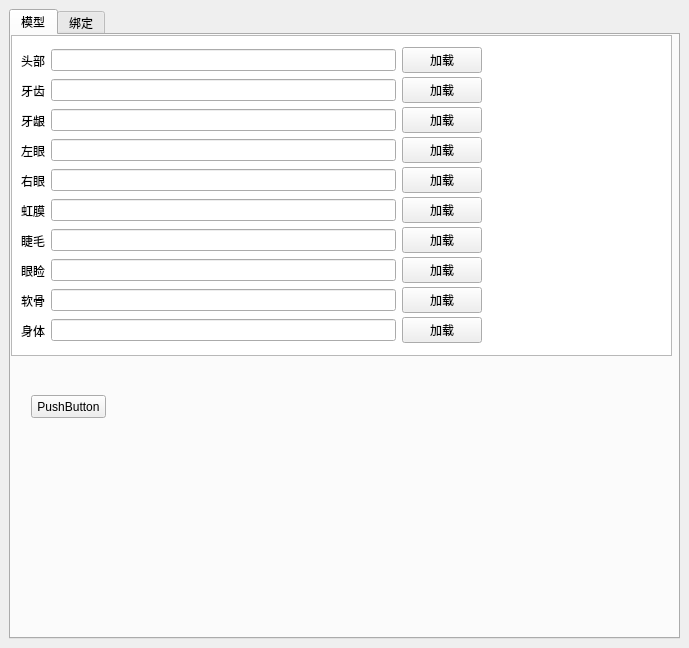
<?xml version="1.0" encoding="UTF-8"?>
<ui version="4.0">
 <class>Form</class>
 <widget class="QWidget" name="Form">
  <property name="geometry">
   <rect>
    <x>0</x>
    <y>0</y>
    <width>689</width>
    <height>648</height>
   </rect>
  </property>
  <property name="windowTitle">
   <string>Form</string>
  </property>
  <layout class="QVBoxLayout" name="verticalLayout">
   <property name="leftMargin">
    <number>0</number>
   </property>
   <property name="topMargin">
    <number>0</number>
   </property>
   <property name="rightMargin">
    <number>0</number>
   </property>
   <property name="bottomMargin">
    <number>0</number>
   </property>
   <item>
    <widget class="QWidget" name="widget" native="true">
     <layout class="QVBoxLayout" name="verticalLayout_2">
      <item>
       <widget class="QTabWidget" name="tabWidget">
        <property name="currentIndex">
         <number>0</number>
        </property>
        <widget class="QWidget" name="tab">
         <attribute name="title">
          <string>模型</string>
         </attribute>
         <widget class="QListView" name="listView">
          <property name="geometry">
           <rect>
            <x>0</x>
            <y>0</y>
            <width>661</width>
            <height>321</height>
           </rect>
          </property>
         </widget>
         <widget class="QWidget" name="widget_2" native="true">
          <property name="geometry">
           <rect>
            <x>10</x>
            <y>10</y>
            <width>461</width>
            <height>31</height>
           </rect>
          </property>
          <layout class="QHBoxLayout" name="horizontalLayout">
           <property name="spacing">
            <number>6</number>
           </property>
           <property name="leftMargin">
            <number>0</number>
           </property>
           <property name="topMargin">
            <number>0</number>
           </property>
           <property name="rightMargin">
            <number>0</number>
           </property>
           <property name="bottomMargin">
            <number>0</number>
           </property>
           <item>
            <widget class="QLabel" name="label">
             <property name="text">
              <string>头部</string>
             </property>
            </widget>
           </item>
           <item>
            <widget class="QLineEdit" name="lineEdit"/>
           </item>
           <item>
            <widget class="QPushButton" name="pushButton">
             <property name="text">
              <string>加载</string>
             </property>
            </widget>
           </item>
          </layout>
         </widget>
         <widget class="QWidget" name="widget_3" native="true">
          <property name="geometry">
           <rect>
            <x>10</x>
            <y>40</y>
            <width>461</width>
            <height>31</height>
           </rect>
          </property>
          <layout class="QHBoxLayout" name="horizontalLayout_2">
           <property name="spacing">
            <number>6</number>
           </property>
           <property name="leftMargin">
            <number>0</number>
           </property>
           <property name="topMargin">
            <number>0</number>
           </property>
           <property name="rightMargin">
            <number>0</number>
           </property>
           <property name="bottomMargin">
            <number>0</number>
           </property>
           <item>
            <widget class="QLabel" name="label_2">
             <property name="text">
              <string>牙齿</string>
             </property>
            </widget>
           </item>
           <item>
            <widget class="QLineEdit" name="lineEdit_2"/>
           </item>
           <item>
            <widget class="QPushButton" name="pushButton_2">
             <property name="text">
              <string>加载</string>
             </property>
            </widget>
           </item>
          </layout>
         </widget>
         <widget class="QWidget" name="widget_4" native="true">
          <property name="geometry">
           <rect>
            <x>10</x>
            <y>70</y>
            <width>461</width>
            <height>31</height>
           </rect>
          </property>
          <layout class="QHBoxLayout" name="horizontalLayout_3">
           <property name="spacing">
            <number>6</number>
           </property>
           <property name="leftMargin">
            <number>0</number>
           </property>
           <property name="topMargin">
            <number>0</number>
           </property>
           <property name="rightMargin">
            <number>0</number>
           </property>
           <property name="bottomMargin">
            <number>0</number>
           </property>
           <item>
            <widget class="QLabel" name="label_3">
             <property name="text">
              <string>牙龈</string>
             </property>
            </widget>
           </item>
           <item>
            <widget class="QLineEdit" name="lineEdit_3"/>
           </item>
           <item>
            <widget class="QPushButton" name="pushButton_3">
             <property name="text">
              <string>加载</string>
             </property>
            </widget>
           </item>
          </layout>
         </widget>
         <widget class="QWidget" name="widget_5" native="true">
          <property name="geometry">
           <rect>
            <x>10</x>
            <y>100</y>
            <width>461</width>
            <height>31</height>
           </rect>
          </property>
          <layout class="QHBoxLayout" name="horizontalLayout_4">
           <property name="spacing">
            <number>6</number>
           </property>
           <property name="leftMargin">
            <number>0</number>
           </property>
           <property name="topMargin">
            <number>0</number>
           </property>
           <property name="rightMargin">
            <number>0</number>
           </property>
           <property name="bottomMargin">
            <number>0</number>
           </property>
           <item>
            <widget class="QLabel" name="label_4">
             <property name="text">
              <string>左眼</string>
             </property>
            </widget>
           </item>
           <item>
            <widget class="QLineEdit" name="lineEdit_4"/>
           </item>
           <item>
            <widget class="QPushButton" name="pushButton_4">
             <property name="text">
              <string>加载</string>
             </property>
            </widget>
           </item>
          </layout>
         </widget>
         <widget class="QWidget" name="widget_6" native="true">
          <property name="geometry">
           <rect>
            <x>10</x>
            <y>130</y>
            <width>461</width>
            <height>31</height>
           </rect>
          </property>
          <layout class="QHBoxLayout" name="horizontalLayout_5">
           <property name="spacing">
            <number>6</number>
           </property>
           <property name="leftMargin">
            <number>0</number>
           </property>
           <property name="topMargin">
            <number>0</number>
           </property>
           <property name="rightMargin">
            <number>0</number>
           </property>
           <property name="bottomMargin">
            <number>0</number>
           </property>
           <item>
            <widget class="QLabel" name="label_5">
             <property name="text">
              <string>右眼</string>
             </property>
            </widget>
           </item>
           <item>
            <widget class="QLineEdit" name="lineEdit_5"/>
           </item>
           <item>
            <widget class="QPushButton" name="pushButton_5">
             <property name="text">
              <string>加载</string>
             </property>
            </widget>
           </item>
          </layout>
         </widget>
         <widget class="QWidget" name="widget_7" native="true">
          <property name="geometry">
           <rect>
            <x>10</x>
            <y>160</y>
            <width>461</width>
            <height>31</height>
           </rect>
          </property>
          <layout class="QHBoxLayout" name="horizontalLayout_6">
           <property name="spacing">
            <number>6</number>
           </property>
           <property name="leftMargin">
            <number>0</number>
           </property>
           <property name="topMargin">
            <number>0</number>
           </property>
           <property name="rightMargin">
            <number>0</number>
           </property>
           <property name="bottomMargin">
            <number>0</number>
           </property>
           <item>
            <widget class="QLabel" name="label_6">
             <property name="text">
              <string>虹膜</string>
             </property>
            </widget>
           </item>
           <item>
            <widget class="QLineEdit" name="lineEdit_6"/>
           </item>
           <item>
            <widget class="QPushButton" name="pushButton_6">
             <property name="text">
              <string>加载</string>
             </property>
            </widget>
           </item>
          </layout>
         </widget>
         <widget class="QWidget" name="widget_12" native="true">
          <property name="geometry">
           <rect>
            <x>10</x>
            <y>190</y>
            <width>461</width>
            <height>31</height>
           </rect>
          </property>
          <layout class="QHBoxLayout" name="horizontalLayout_7">
           <property name="spacing">
            <number>6</number>
           </property>
           <property name="leftMargin">
            <number>0</number>
           </property>
           <property name="topMargin">
            <number>0</number>
           </property>
           <property name="rightMargin">
            <number>0</number>
           </property>
           <property name="bottomMargin">
            <number>0</number>
           </property>
           <item>
            <widget class="QLabel" name="label_9">
             <property name="text">
              <string>睫毛</string>
             </property>
            </widget>
           </item>
           <item>
            <widget class="QLineEdit" name="lineEdit_7"/>
           </item>
           <item>
            <widget class="QPushButton" name="pushButton_7">
             <property name="text">
              <string>加载</string>
             </property>
            </widget>
           </item>
          </layout>
         </widget>
         <widget class="QWidget" name="widget_13" native="true">
          <property name="geometry">
           <rect>
            <x>10</x>
            <y>220</y>
            <width>461</width>
            <height>31</height>
           </rect>
          </property>
          <layout class="QHBoxLayout" name="horizontalLayout_8">
           <property name="spacing">
            <number>6</number>
           </property>
           <property name="leftMargin">
            <number>0</number>
           </property>
           <property name="topMargin">
            <number>0</number>
           </property>
           <property name="rightMargin">
            <number>0</number>
           </property>
           <property name="bottomMargin">
            <number>0</number>
           </property>
           <item>
            <widget class="QLabel" name="label_10">
             <property name="text">
              <string>眼睑</string>
             </property>
            </widget>
           </item>
           <item>
            <widget class="QLineEdit" name="lineEdit_8"/>
           </item>
           <item>
            <widget class="QPushButton" name="pushButton_8">
             <property name="text">
              <string>加载</string>
             </property>
            </widget>
           </item>
          </layout>
         </widget>
         <widget class="QWidget" name="widget_14" native="true">
          <property name="geometry">
           <rect>
            <x>10</x>
            <y>250</y>
            <width>461</width>
            <height>31</height>
           </rect>
          </property>
          <layout class="QHBoxLayout" name="horizontalLayout_9">
           <property name="spacing">
            <number>6</number>
           </property>
           <property name="leftMargin">
            <number>0</number>
           </property>
           <property name="topMargin">
            <number>0</number>
           </property>
           <property name="rightMargin">
            <number>0</number>
           </property>
           <property name="bottomMargin">
            <number>0</number>
           </property>
           <item>
            <widget class="QLabel" name="label_11">
             <property name="text">
              <string>软骨</string>
             </property>
            </widget>
           </item>
           <item>
            <widget class="QLineEdit" name="lineEdit_9"/>
           </item>
           <item>
            <widget class="QPushButton" name="pushButton_9">
             <property name="text">
              <string>加载</string>
             </property>
            </widget>
           </item>
          </layout>
         </widget>
         <widget class="QWidget" name="widget_15" native="true">
          <property name="geometry">
           <rect>
            <x>10</x>
            <y>280</y>
            <width>461</width>
            <height>31</height>
           </rect>
          </property>
          <layout class="QHBoxLayout" name="horizontalLayout_10">
           <property name="spacing">
            <number>6</number>
           </property>
           <property name="leftMargin">
            <number>0</number>
           </property>
           <property name="topMargin">
            <number>0</number>
           </property>
           <property name="rightMargin">
            <number>0</number>
           </property>
           <property name="bottomMargin">
            <number>0</number>
           </property>
           <item>
            <widget class="QLabel" name="label_12">
             <property name="text">
              <string>身体</string>
             </property>
            </widget>
           </item>
           <item>
            <widget class="QLineEdit" name="lineEdit_10"/>
           </item>
           <item>
            <widget class="QPushButton" name="pushButton_10">
             <property name="text">
              <string>加载</string>
             </property>
            </widget>
           </item>
          </layout>
         </widget>
         <widget class="QWidget" name="widget_23" native="true">
          <property name="geometry">
           <rect>
            <x>0</x>
            <y>340</y>
            <width>571</width>
            <height>61</height>
           </rect>
          </property>
          <widget class="QPushButton" name="pushButton_17">
           <property name="geometry">
            <rect>
             <x>20</x>
             <y>20</y>
             <width>75</width>
             <height>23</height>
            </rect>
           </property>
           <property name="text">
            <string>PushButton</string>
           </property>
          </widget>
         </widget>
        </widget>
        <widget class="QWidget" name="tab_2">
         <attribute name="title">
          <string>绑定</string>
         </attribute>
         <layout class="QVBoxLayout" name="verticalLayout_6">
          <item>
           <widget class="QWidget" name="widget_8" native="true">
            <layout class="QVBoxLayout" name="verticalLayout_3">
             <property name="leftMargin">
              <number>0</number>
             </property>
             <property name="topMargin">
              <number>0</number>
             </property>
             <property name="rightMargin">
              <number>0</number>
             </property>
             <property name="bottomMargin">
              <number>0</number>
             </property>
             <item>
              <widget class="QWidget" name="widget_22" native="true">
               <property name="maximumSize">
                <size>
                 <width>16777215</width>
                 <height>30</height>
                </size>
               </property>
               <layout class="QHBoxLayout" name="horizontalLayout_16">
                <property name="leftMargin">
                 <number>0</number>
                </property>
                <property name="topMargin">
                 <number>0</number>
                </property>
                <property name="rightMargin">
                 <number>0</number>
                </property>
                <property name="bottomMargin">
                 <number>0</number>
                </property>
                <item>
                 <widget class="QLabel" name="label_7">
                  <property name="maximumSize">
                   <size>
                    <width>16777215</width>
                    <height>15</height>
                   </size>
                  </property>
                  <property name="text">
                   <string>预设</string>
                  </property>
                 </widget>
                </item>
                <item alignment="Qt::AlignRight">
                 <widget class="QPushButton" name="pushButton_16">
                  <property name="text">
                   <string>导入</string>
                  </property>
                 </widget>
                </item>
               </layout>
              </widget>
             </item>
             <item>
              <widget class="QWidget" name="widget_10" native="true">
               <layout class="QHBoxLayout" name="horizontalLayout_11">
                <property name="leftMargin">
                 <number>0</number>
                </property>
                <property name="topMargin">
                 <number>0</number>
                </property>
                <property name="rightMargin">
                 <number>0</number>
                </property>
                <property name="bottomMargin">
                 <number>0</number>
                </property>
                <item>
                 <widget class="QWidget" name="widget_9" native="true"/>
                </item>
                <item>
                 <widget class="QWidget" name="widget_11" native="true"/>
                </item>
               </layout>
              </widget>
             </item>
            </layout>
           </widget>
          </item>
          <item>
           <widget class="QWidget" name="widget_16" native="true">
            <property name="maximumSize">
             <size>
              <width>16777215</width>
              <height>150</height>
             </size>
            </property>
            <layout class="QVBoxLayout" name="verticalLayout_4">
             <property name="leftMargin">
              <number>0</number>
             </property>
             <property name="topMargin">
              <number>0</number>
             </property>
             <property name="rightMargin">
              <number>0</number>
             </property>
             <property name="bottomMargin">
              <number>0</number>
             </property>
             <item>
              <widget class="QLabel" name="label_8">
               <property name="maximumSize">
                <size>
                 <width>16777215</width>
                 <height>15</height>
                </size>
               </property>
               <property name="text">
                <string>资产</string>
               </property>
              </widget>
             </item>
             <item>
              <widget class="QWidget" name="widget_17" native="true">
               <layout class="QVBoxLayout" name="verticalLayout_5">
                <property name="leftMargin">
                 <number>0</number>
                </property>
                <property name="topMargin">
                 <number>0</number>
                </property>
                <property name="rightMargin">
                 <number>0</number>
                </property>
                <property name="bottomMargin">
                 <number>0</number>
                </property>
                <item>
                 <widget class="QWidget" name="widget_18" native="true">
                  <layout class="QHBoxLayout" name="horizontalLayout_12">
                   <property name="leftMargin">
                    <number>9</number>
                   </property>
                   <property name="topMargin">
                    <number>0</number>
                   </property>
                   <property name="rightMargin">
                    <number>9</number>
                   </property>
                   <property name="bottomMargin">
                    <number>0</number>
                   </property>
                   <item>
                    <widget class="QLabel" name="label_13">
                     <property name="text">
                      <string>项目路径</string>
                     </property>
                    </widget>
                   </item>
                   <item>
                    <widget class="QLineEdit" name="lineEdit_11"/>
                   </item>
                   <item>
                    <widget class="QPushButton" name="pushButton_11">
                     <property name="text">
                      <string>加载</string>
                     </property>
                    </widget>
                   </item>
                  </layout>
                 </widget>
                </item>
                <item>
                 <widget class="QWidget" name="widget_19" native="true">
                  <layout class="QHBoxLayout" name="horizontalLayout_13">
                   <property name="topMargin">
                    <number>0</number>
                   </property>
                   <property name="bottomMargin">
                    <number>0</number>
                   </property>
                   <item>
                    <widget class="QLabel" name="label_14">
                     <property name="text">
                      <string>头部DNA</string>
                     </property>
                    </widget>
                   </item>
                   <item>
                    <widget class="QLineEdit" name="lineEdit_12"/>
                   </item>
                   <item>
                    <widget class="QPushButton" name="pushButton_12">
                     <property name="text">
                      <string>加载</string>
                     </property>
                    </widget>
                   </item>
                  </layout>
                 </widget>
                </item>
                <item>
                 <widget class="QWidget" name="widget_20" native="true">
                  <layout class="QHBoxLayout" name="horizontalLayout_14">
                   <property name="topMargin">
                    <number>0</number>
                   </property>
                   <property name="bottomMargin">
                    <number>0</number>
                   </property>
                   <item>
                    <widget class="QLabel" name="label_15">
                     <property name="text">
                      <string>身体DNA</string>
                     </property>
                    </widget>
                   </item>
                   <item>
                    <widget class="QLineEdit" name="lineEdit_13"/>
                   </item>
                   <item>
                    <widget class="QPushButton" name="pushButton_13">
                     <property name="text">
                      <string>加载</string>
                     </property>
                    </widget>
                   </item>
                  </layout>
                 </widget>
                </item>
               </layout>
              </widget>
             </item>
            </layout>
           </widget>
          </item>
          <item>
           <widget class="QWidget" name="widget_21" native="true">
            <property name="maximumSize">
             <size>
              <width>16777215</width>
              <height>40</height>
             </size>
            </property>
            <layout class="QHBoxLayout" name="horizontalLayout_15">
             <property name="leftMargin">
              <number>0</number>
             </property>
             <property name="topMargin">
              <number>0</number>
             </property>
             <property name="rightMargin">
              <number>0</number>
             </property>
             <property name="bottomMargin">
              <number>0</number>
             </property>
             <item>
              <widget class="QPushButton" name="pushButton_14">
               <property name="text">
                <string>导入骨架</string>
               </property>
              </widget>
             </item>
             <item>
              <widget class="QPushButton" name="pushButton_15">
               <property name="text">
                <string>创建绑定</string>
               </property>
              </widget>
             </item>
            </layout>
           </widget>
          </item>
         </layout>
        </widget>
       </widget>
      </item>
     </layout>
    </widget>
   </item>
  </layout>
 </widget>
 <resources/>
 <connections/>
</ui>
